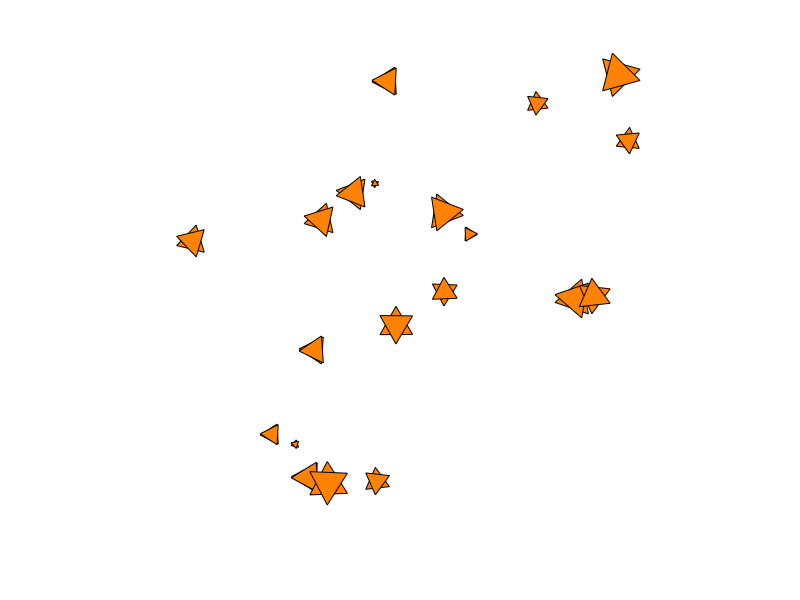

Recreate this plot in MATLAB.
% Simulating stars
function main
    nst = 20; th = 0;
    for ndx = 1:nst
        pos(ndx,:) = rand(1,2)*10;
        scale(ndx) = rand(1,1) * .9 + .1;
        rate(ndx) = rand(1,1) * 3 + 1;
    end
    for frame = 1:20
        for str = 1:nst
            star(pos(str,:), ...	% location
                scale(str), ... % scale
                th, ...	% basic angle
                rate(str))	% angle multiplier
        end
        colormap autumn
        axis equal; axis([-.5 10.5 -.5 10.5])
        axis off; hold off
        th = mod(th + .1, 20*pi);
        pause(0.1)
    end
end

function star(pt, sc, v, th)
    % draw a star at pt(1), pt(2),
    % scaled with sc, at angle v*th
    triangle(1, v*th, pt, sc)
    hold on
    triangle(-1, v*th, pt, sc)
end

function triangle( up, th, pt, sc )
    pts = [-.5	.5	0	-.5;	% x values
        -.289 -.289 .577 -.289]; % y values
    % rotation matrix
    A = sc * [cos(th), -sin(th); sin(th), cos(th)];
    thePts = A * pts;
    fill( thePts(1,:) + pt(1), ...
        up*thePts(2,:) + pt(2), 1);
end
